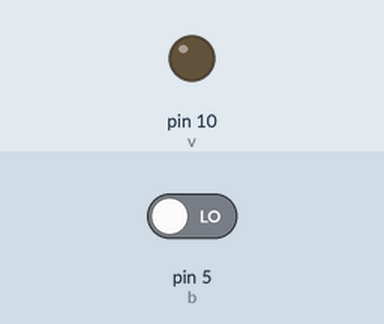
A sketch run on a simulated Arduino Uno, built with avr-gcc and run on an emulated ATmega328P. Shown: output pins drawn as LEDs (lit = HIGH). Inputs (shaded band) come from the test bench; at power-on: pin 5 (b) LOW.

Above: at 1.2 s.
1.3 s: pin 5 (b) driven HIGH
At 1.8 s:
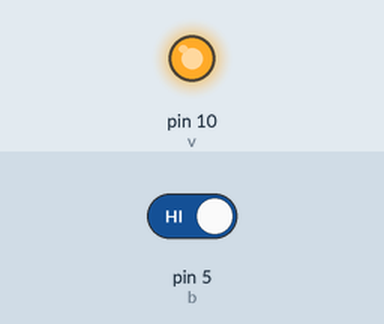
Timing chart, 0 to 4.3 s (numbered marks = the images above; inputs shaded):
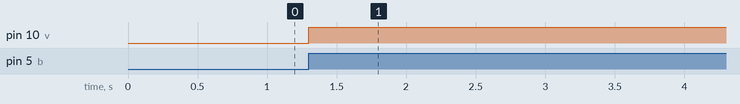

Measured:
- after the input at 1.3 s, pin 10 (v): LOW → HIGH at once

The sketch:

Aula_3_Bot-L.ino
```cpp
const int b = 5;
const int v = 10;
int e;
int l;
int d;

void setup() {
  // put your setup code here, to run once:
  pinMode (b, INPUT);
  pinMode (v, OUTPUT);
}
void loop() {
  // put your main code here, to run repeatedly:
  l = digitalRead (b);
  if ((l == HIGH) && (d == LOW)) {
    e = 1 - e;
  }
  d = l;
  if (e == 1) {
    digitalWrite (v, HIGH);
  }
  else {
    digitalWrite (v, LOW);

  }
}
```
